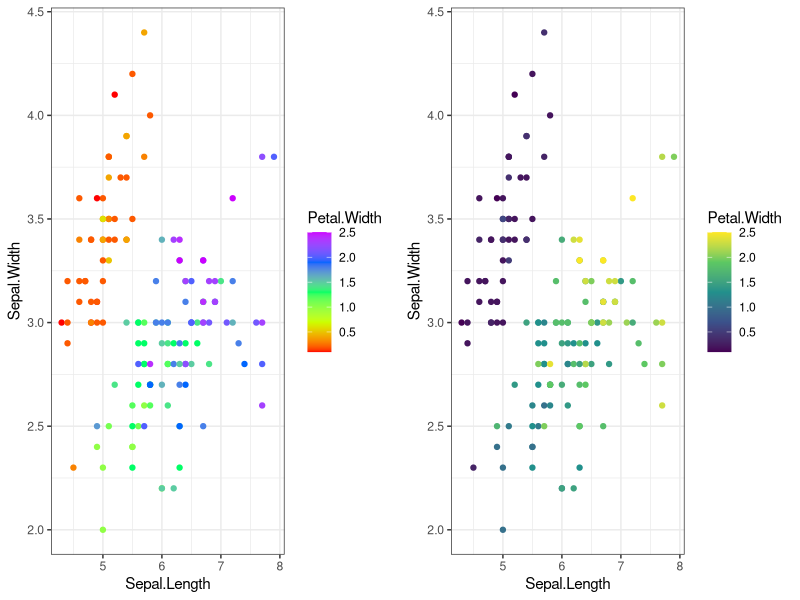
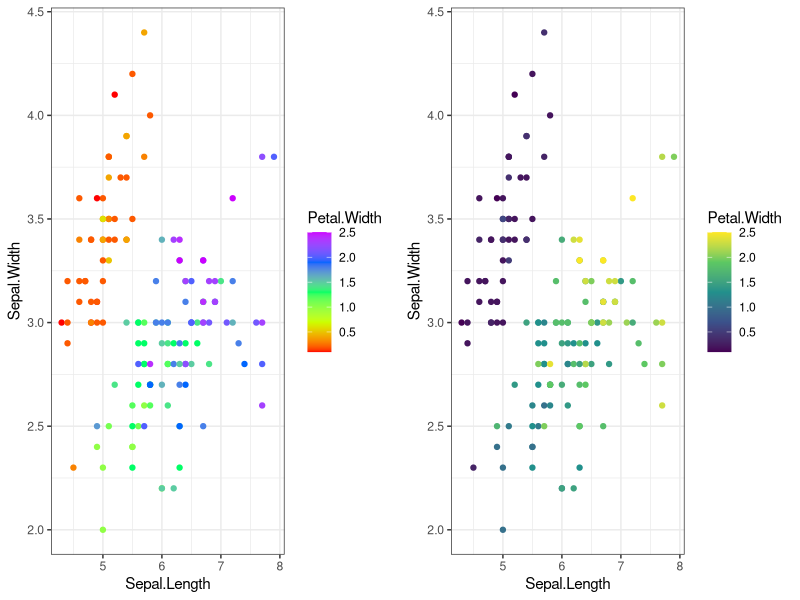
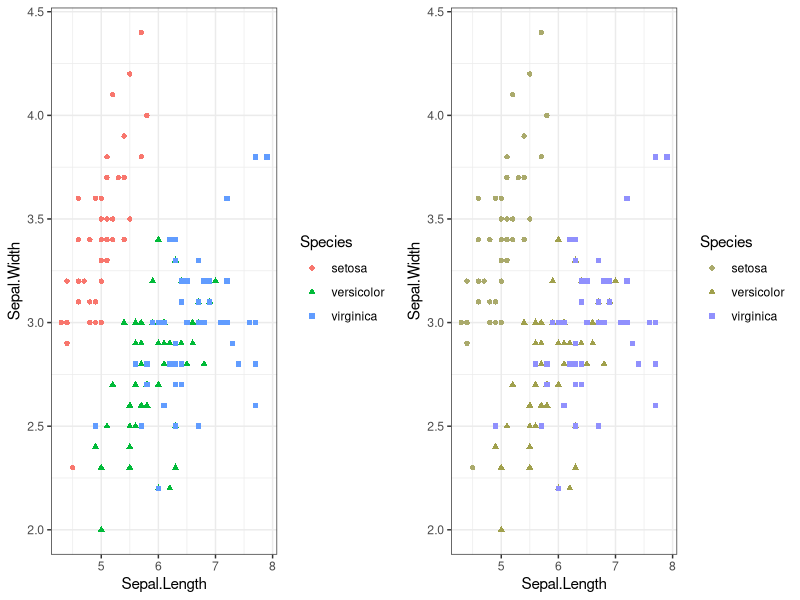
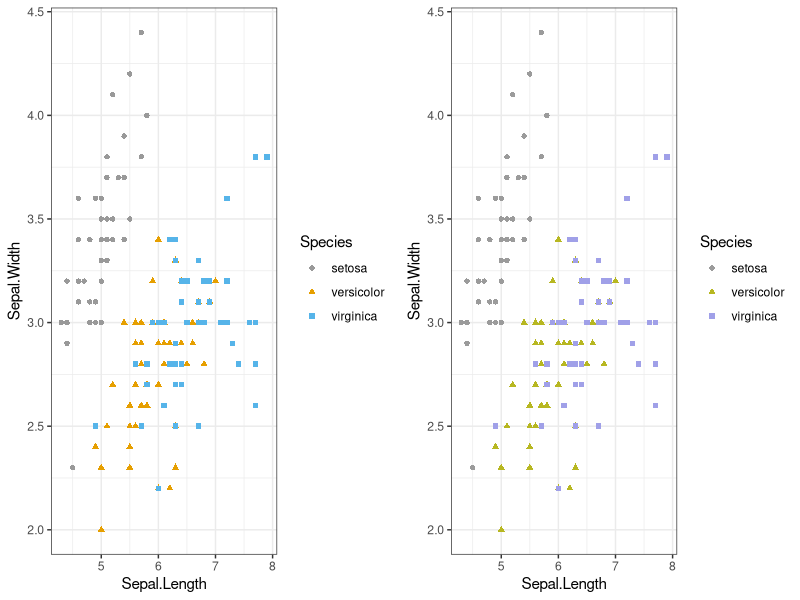
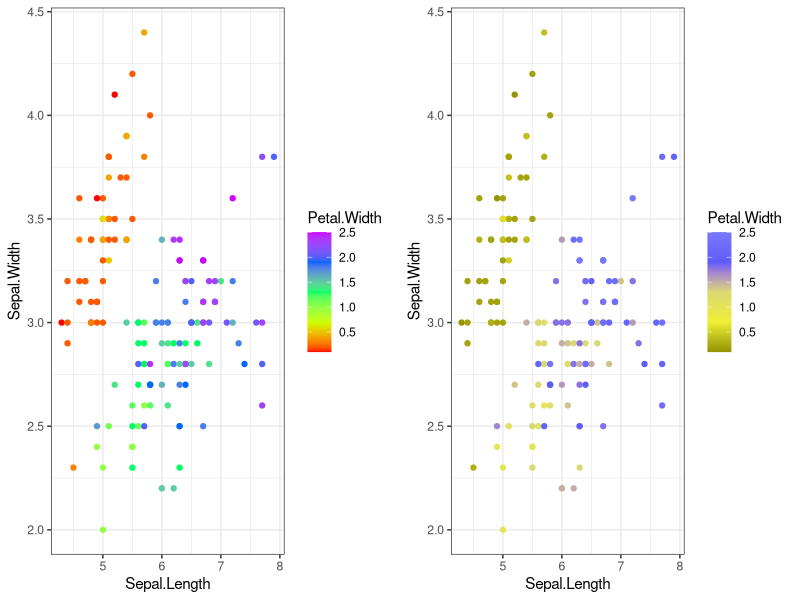
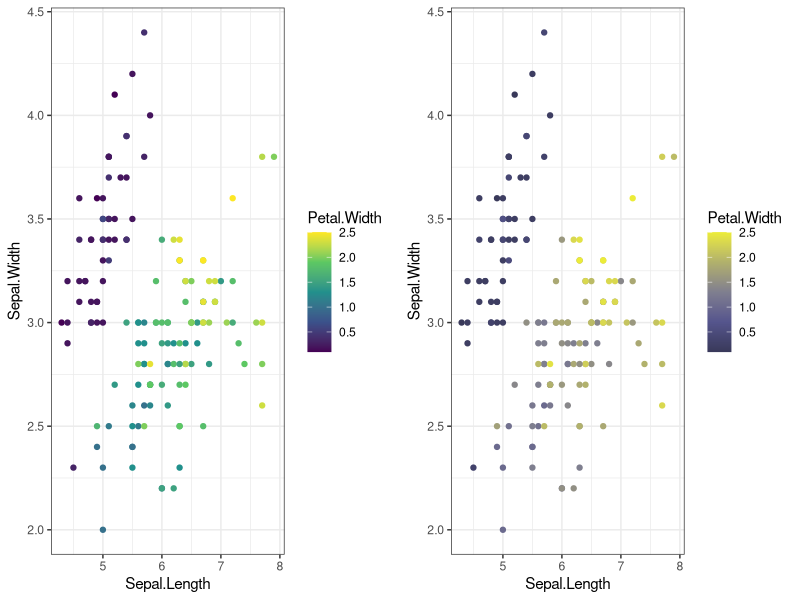
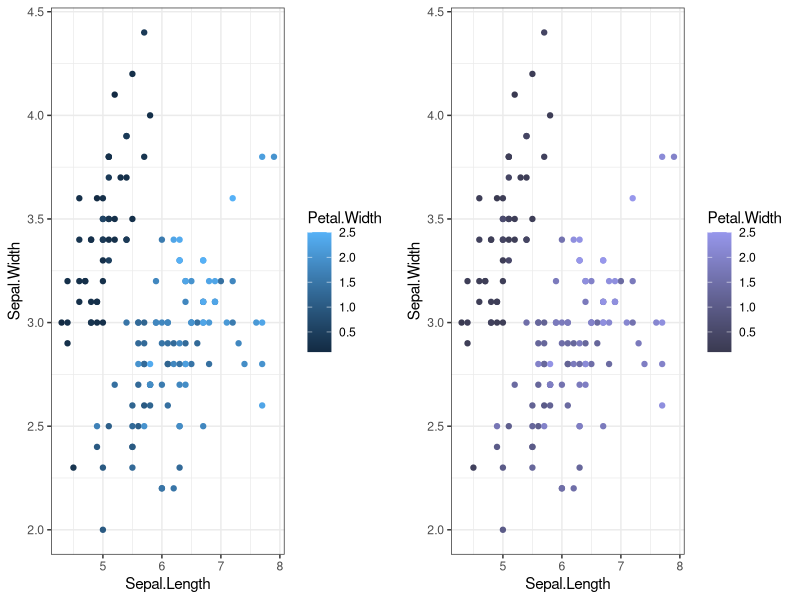

Source code (R) for these figures, in order:
## ---- chunk 1
library(ggplot2)
library(viridisLite)
library(cowplot)
library(dichromat)

knitr::opts_chunk$set(fig.width=6, fig.height=2.5) 
## ---- chunk 2
p <- ggplot(iris,aes(x=Sepal.Length,y=Sepal.Width,color=Petal.Width))+
  geom_point()+theme_bw()

plot_grid(
p + scale_color_gradientn(colors=rainbow(5)),
p + scale_color_gradientn(colors=viridis(5)) 
)
## ---- chunk 3
p <- ggplot(iris,aes(x=Sepal.Length,y=Sepal.Width,color=Petal.Width))+
  geom_point()+theme_bw()

plot_grid(
p + scale_color_gradientn(colors=rainbow(5)),
p + scale_color_gradientn(colors=viridis(5)) 
)
## ---- chunk 4
p2 <- ggplot(iris,aes(x=Sepal.Length,y=Sepal.Width,color=Species, shape=Species))+
  geom_point()+theme_bw()

plot_grid(
p2 + scale_color_manual(values=c("#F8766D","#00BA38","#619CFF")),
p2 + scale_color_manual(values=dichromat(c("#F8766D","#00BA38","#619CFF"),type="deutan")) 
)
## ---- chunk 5
plot_grid(
p2 + scale_color_manual(values=c("#999999", "#E69F00", "#56B4E9")),
p2 + scale_color_manual(values=dichromat(c("#999999", "#E69F00", "#56B4E9"),type="deutan")) 
)
## ---- chunk 6
p <- ggplot(iris,aes(x=Sepal.Length,y=Sepal.Width,color=Petal.Width))+
  geom_point()+theme_bw()

plot_grid(
p + scale_color_gradientn(colors=rainbow(5)),
p + scale_color_gradientn(colors=dichromat(rainbow(5),type="deutan")) 
)
## ---- chunk 7
p <- ggplot(iris,aes(x=Sepal.Length,y=Sepal.Width,color=Petal.Width))+
  geom_point()+theme_bw()

plot_grid(
p + scale_color_gradientn(colors=viridis(5)),
p + scale_color_gradientn(colors=dichromat(viridis(5),type="deutan")) 
)
## ---- chunk 8
p <- ggplot(iris,aes(x=Sepal.Length,y=Sepal.Width,color=Petal.Width))+
  geom_point()+theme_bw()

plot_grid(
p + scale_fill_gradient(),
p + scale_color_gradient(high=dichromat("#52A9ED",type="deutan"),low=dichromat("#142E47",type="deutan")) 
)
